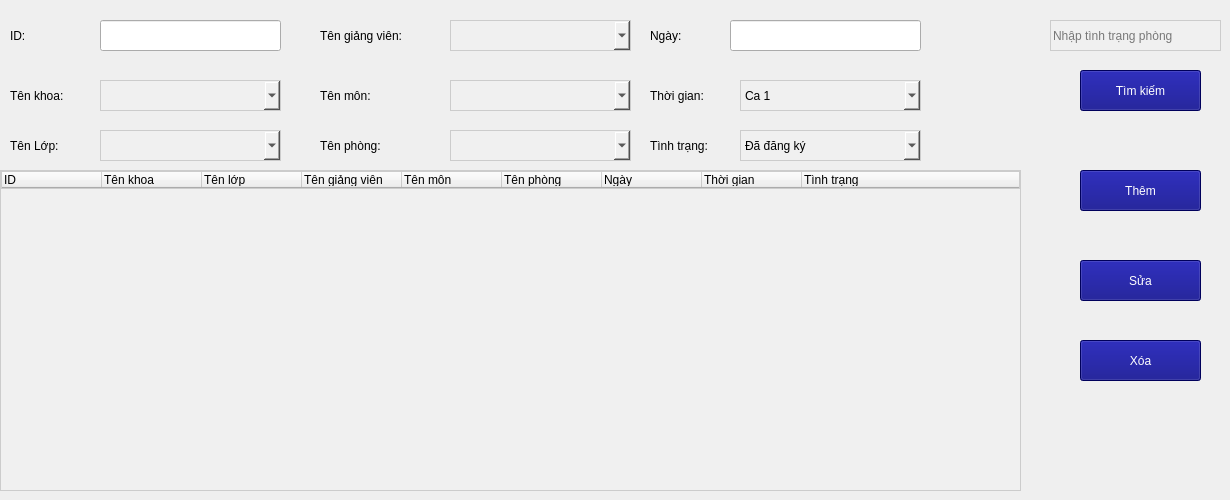
   <widget class="QWidget" name="tab_7">
    <attribute name="title">
     <string>Xếp lịch</string>
    </attribute>
    <widget class="QTreeWidget" name="treeWidgetCSVC_2">
     <property name="geometry">
      <rect>
       <x>0</x>
       <y>170</y>
       <width>1021</width>
       <height>321</height>
      </rect>
     </property>
     <property name="styleSheet">
      <string notr="true">background-color: #f0f0f0; /* Màu nền xám nhạt */
color: black; /* Màu chữ đen */
border: 1px solid #cccccc; /* Viền màu xám */</string>
     </property>
     <column>
      <property name="text">
       <string>ID</string>
      </property>
     </column>
     <column>
      <property name="text">
       <string>Tên khoa</string>
      </property>
     </column>
     <column>
      <property name="text">
       <string>Tên lớp</string>
      </property>
     </column>
     <column>
      <property name="text">
       <string>Tên giảng viên</string>
      </property>
     </column>
     <column>
      <property name="text">
       <string>Tên môn</string>
      </property>
     </column>
     <column>
      <property name="text">
       <string>Tên phòng</string>
      </property>
     </column>
     <column>
      <property name="text">
       <string>Ngày</string>
      </property>
     </column>
     <column>
      <property name="text">
       <string>Thời gian </string>
      </property>
     </column>
     <column>
      <property name="text">
       <string>Tình trạng</string>
      </property>
     </column>
    </widget>
    <widget class="QLabel" name="label_22">
     <property name="geometry">
      <rect>
       <x>10</x>
       <y>80</y>
       <width>81</width>
       <height>31</height>
      </rect>
     </property>
     <property name="font">
      <font>
       <pointsize>9</pointsize>
      </font>
     </property>
     <property name="text">
      <string>Tên khoa:</string>
     </property>
    </widget>
    <widget class="QLabel" name="label_23">
     <property name="geometry">
      <rect>
       <x>10</x>
       <y>130</y>
       <width>81</width>
       <height>31</height>
      </rect>
     </property>
     <property name="font">
      <font>
       <pointsize>9</pointsize>
      </font>
     </property>
     <property name="text">
      <string>Tên Lớp:</string>
     </property>
    </widget>
    <widget class="QLabel" name="label_24">
     <property name="geometry">
      <rect>
       <x>320</x>
       <y>20</y>
       <width>121</width>
       <height>31</height>
      </rect>
     </property>
     <property name="font">
      <font>
       <pointsize>9</pointsize>
      </font>
     </property>
     <property name="text">
      <string>Tên giảng viên:</string>
     </property>
    </widget>
    <widget class="QLabel" name="label_25">
     <property name="geometry">
      <rect>
       <x>320</x>
       <y>80</y>
       <width>121</width>
       <height>31</height>
      </rect>
     </property>
     <property name="font">
      <font>
       <pointsize>9</pointsize>
      </font>
     </property>
     <property name="text">
      <string>Tên môn:</string>
     </property>
    </widget>
    <widget class="QLabel" name="label_26">
     <property name="geometry">
      <rect>
       <x>320</x>
       <y>130</y>
       <width>91</width>
       <height>31</height>
      </rect>
     </property>
     <property name="font">
      <font>
       <pointsize>9</pointsize>
      </font>
     </property>
     <property name="text">
      <string>Tên phòng:</string>
     </property>
    </widget>
    <widget class="QLabel" name="label_27">
     <property name="geometry">
      <rect>
       <x>650</x>
       <y>20</y>
       <width>51</width>
       <height>31</height>
      </rect>
     </property>
     <property name="font">
      <font>
       <pointsize>9</pointsize>
      </font>
     </property>
     <property name="text">
      <string>Ngày:</string>
     </property>
    </widget>
    <widget class="QLabel" name="label_28">
     <property name="geometry">
      <rect>
       <x>650</x>
       <y>80</y>
       <width>81</width>
       <height>31</height>
      </rect>
     </property>
     <property name="font">
      <font>
       <pointsize>9</pointsize>
      </font>
     </property>
     <property name="text">
      <string>Thời gian:</string>
     </property>
    </widget>
    <widget class="QLabel" name="label_29">
     <property name="geometry">
      <rect>
       <x>650</x>
       <y>130</y>
       <width>81</width>
       <height>31</height>
      </rect>
     </property>
     <property name="font">
      <font>
       <pointsize>9</pointsize>
      </font>
     </property>
     <property name="text">
      <string>Tình trạng:</string>
     </property>
    </widget>
    <widget class="QComboBox" name="cbBoxTenKhoa_xeplich">
     <property name="geometry">
      <rect>
       <x>100</x>
       <y>80</y>
       <width>181</width>
       <height>31</height>
      </rect>
     </property>
     <property name="styleSheet">
      <string notr="true">background-color: #f0f0f0; /* Màu nền xám nhạt */
color: black; /* Màu chữ đen */
border: 1px solid #cccccc; /* Viền màu xám */</string>
     </property>
    </widget>
    <widget class="QComboBox" name="cbBoxTenLop_xeplich">
     <property name="geometry">
      <rect>
       <x>100</x>
       <y>130</y>
       <width>181</width>
       <height>31</height>
      </rect>
     </property>
     <property name="styleSheet">
      <string notr="true">background-color: #f0f0f0; /* Màu nền xám nhạt */
color: black; /* Màu chữ đen */
border: 1px solid #cccccc; /* Viền màu xám */</string>
     </property>
    </widget>
    <widget class="QComboBox" name="cbBoxTenPhong_xeplich">
     <property name="geometry">
      <rect>
       <x>450</x>
       <y>130</y>
       <width>181</width>
       <height>31</height>
      </rect>
     </property>
     <property name="styleSheet">
      <string notr="true">background-color: #f0f0f0; /* Màu nền xám nhạt */
color: black; /* Màu chữ đen */
border: 1px solid #cccccc; /* Viền màu xám */</string>
     </property>
    </widget>
    <widget class="QComboBox" name="cbBoxTenGV_xeplich">
     <property name="geometry">
      <rect>
       <x>450</x>
       <y>20</y>
       <width>181</width>
       <height>31</height>
      </rect>
     </property>
     <property name="styleSheet">
      <string notr="true">background-color: #f0f0f0; /* Màu nền xám nhạt */
color: black; /* Màu chữ đen */
border: 1px solid #cccccc; /* Viền màu xám */</string>
     </property>
    </widget>
    <widget class="QComboBox" name="cbBoxtenMon_xeplich">
     <property name="geometry">
      <rect>
       <x>450</x>
       <y>80</y>
       <width>181</width>
       <height>31</height>
      </rect>
     </property>
     <property name="styleSheet">
      <string notr="true">background-color: #f0f0f0; /* Màu nền xám nhạt */
color: black; /* Màu chữ đen */
border: 1px solid #cccccc; /* Viền màu xám */</string>
     </property>
    </widget>
    <widget class="QComboBox" name="cbBoxTinhTrang">
     <property name="geometry">
      <rect>
       <x>740</x>
       <y>130</y>
       <width>181</width>
       <height>31</height>
      </rect>
     </property>
     <property name="styleSheet">
      <string notr="true">background-color: #f0f0f0; /* Màu nền xám nhạt */
color: black; /* Màu chữ đen */
border: 1px solid #cccccc; /* Viền màu xám */</string>
     </property>
     <item>
      <property name="text">
       <string>Đã đăng ký</string>
      </property>
     </item>
     <item>
      <property name="text">
       <string>Trống</string>
      </property>
     </item>
    </widget>
    <widget class="QLineEdit" name="txtSearchCsvc_2">
     <property name="geometry">
      <rect>
       <x>1050</x>
       <y>20</y>
       <width>171</width>
       <height>31</height>
      </rect>
     </property>
     <property name="styleSheet">
      <string notr="true">background-color: #f0f0f0; /* Màu nền xám nhạt */
color: black; /* Màu chữ đen */
border: 1px solid #cccccc; /* Viền màu xám */</string>
     </property>
     <property name="placeholderText">
      <string>Nhập tình trạng phòng</string>
     </property>
    </widget>
    <widget class="QPushButton" name="btSearchxeplich">
     <property name="geometry">
      <rect>
       <x>1080</x>
       <y>70</y>
       <width>121</width>
       <height>41</height>
      </rect>
     </property>
     <property name="styleSheet">
      <string notr="true">background-color: rgb(0, 0, 127);
color: rgb(255, 255, 255);</string>
     </property>
     <property name="text">
      <string>Tìm kiếm</string>
     </property>
    </widget>
    <widget class="QPushButton" name="btnAddxeplich">
     <property name="geometry">
      <rect>
       <x>1080</x>
       <y>170</y>
       <width>121</width>
       <height>41</height>
      </rect>
     </property>
     <property name="styleSheet">
      <string notr="true">background-color: rgb(0, 0, 127);
color: rgb(255, 255, 255);</string>
     </property>
     <property name="text">
      <string>Thêm</string>
     </property>
    </widget>
    <widget class="QPushButton" name="btnUpdatexeplich">
     <property name="geometry">
      <rect>
       <x>1080</x>
       <y>260</y>
       <width>121</width>
       <height>41</height>
      </rect>
     </property>
     <property name="styleSheet">
      <string notr="true">background-color: rgb(0, 0, 127);
color: rgb(255, 255, 255);</string>
     </property>
     <property name="text">
      <string>Sửa</string>
     </property>
    </widget>
    <widget class="QPushButton" name="btnDeleteXeplich">
     <property name="geometry">
      <rect>
       <x>1080</x>
       <y>340</y>
       <width>121</width>
       <height>41</height>
      </rect>
     </property>
     <property name="styleSheet">
      <string notr="true">background-color: rgb(0, 0, 127);
color: rgb(255, 255, 255);</string>
     </property>
     <property name="text">
      <string>Xóa</string>
     </property>
    </widget>
    <widget class="QComboBox" name="cbBoxTG">
     <property name="geometry">
      <rect>
       <x>740</x>
       <y>80</y>
       <width>181</width>
       <height>31</height>
      </rect>
     </property>
     <property name="styleSheet">
      <string notr="true">background-color: #f0f0f0; /* Màu nền xám nhạt */
color: black; /* Màu chữ đen */
border: 1px solid #cccccc; /* Viền màu xám */</string>
     </property>
     <item>
      <property name="text">
       <string>Ca 1 </string>
      </property>
     </item>
     <item>
      <property name="text">
       <string>Ca 2</string>
      </property>
     </item>
     <item>
      <property name="text">
       <string>Ca 3</string>
      </property>
     </item>
     <item>
      <property name="text">
       <string>Ca 4</string>
      </property>
     </item>
    </widget>
    <widget class="QLineEdit" name="txtNgay">
     <property name="geometry">
      <rect>
       <x>730</x>
       <y>20</y>
       <width>191</width>
       <height>31</height>
      </rect>
     </property>
    </widget>
    <widget class="QLabel" name="label_30">
     <property name="geometry">
      <rect>
       <x>10</x>
       <y>20</y>
       <width>71</width>
       <height>31</height>
      </rect>
     </property>
     <property name="font">
      <font>
       <pointsize>9</pointsize>
      </font>
     </property>
     <property name="text">
      <string>ID:</string>
     </property>
    </widget>
    <widget class="QLineEdit" name="txtIDXeplich">
     <property name="geometry">
      <rect>
       <x>100</x>
       <y>20</y>
       <width>181</width>
       <height>31</height>
      </rect>
     </property>
    </widget>
   </widget>
